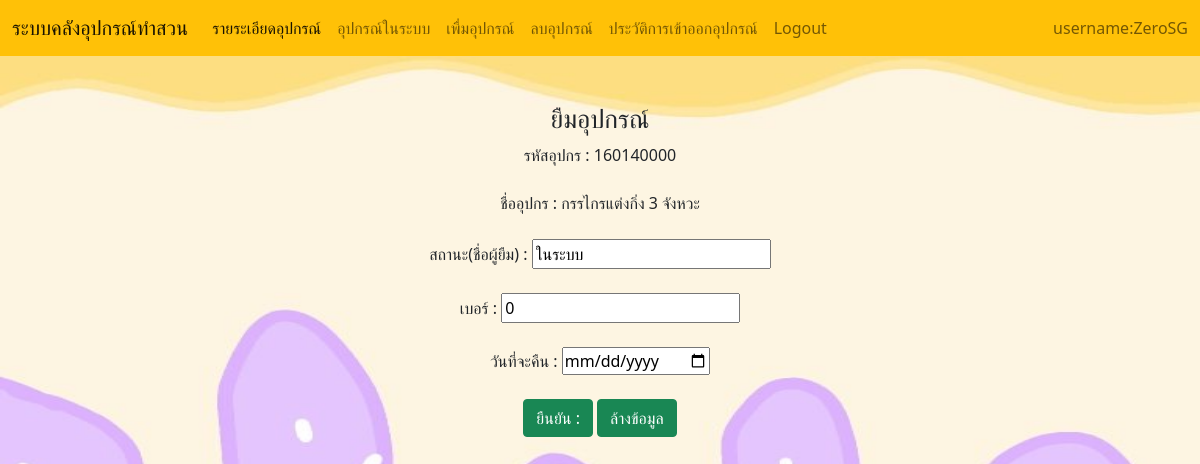
The app's page /lean_form.php?id=160140000 (signed in) with its own data.
### tables this page shows
CREATE TABLE `item_z` (
  `item_id` int(12) NOT NULL,
  `item_name` varchar(50) NOT NULL,
  `item_status` varchar(50) NOT NULL DEFAULT 'ในระบบ',
  `item_count` int(100) NOT NULL DEFAULT 0,
  `number` varchar(20) NOT NULL DEFAULT '0',
  `time_day` date NOT NULL
);

### lean_form.php (the view, shortened to what this page needs)
<!DOCTYPE html>
<html lang="en">
<head>
    <link href="https://cdn.jsdelivr.net/npm/bootstrap@5.0.0-beta2/dist/css/bootstrap.min.css"
    rel="stylesheet"
>
    <link rel="stylesheet" href="st.css">
</head>
<body>
<?php
    require_once("db_item.php");
    $sql = "SELECT * FROM item_z WHERE item_id ='{$_GET['id']}'";
    $result = $conn->query($sql);
    if ($result->num_rows > 0) {
       $row = $result->fetch_assoc();
    }
 ?>
<nav class="navbar navbar-expand-lg navbar-light bg-warning">
  <div class="container-fluid">
    <a class="navbar-brand" href="index1.php">ระบบคลังอุปกรณ์ทำสวน</a>
    <div class="collapse navbar-collapse" id="navbarText">
      <ul class="navbar-nav me-auto mb-2 mb-lg-0">
        <li class="nav-item">
          <a class="nav-link active" aria-current="page" href="search.php">รายระเอียดอุปกรณ์</a>
        </li>
        <li class="nav-item">
          <a class="nav-link" href="item.php">อุปกรณ์ในระบบ</a>
        </li>
        <li class="nav-item">
          <a class="nav-link" href="add.php">เพื่มอุปกรณ์</a>
        </li>
        <li class="nav-item">
          <a class="nav-link" href="delete.php">ลบอุปกรณ์</a>
        </li>
        <li class="nav-item">
          <a class="nav-link" href="#">ประวัติการเข้าออกอุปกรณ์</a>
        </li>
        <li class="nav-item">
        <?php if (isset($_SESSION['username'])) : ?>
            <a class="nav-link" href="index1.php?logout='1'" >Logout</a>
        <?php endif ?>
        </li>
      </ul>
      <span class="navbar-text">
      username:<?php echo $_SESSION['username']; ?>
      </span>
    </div>
  </div>
</nav>
<br>
<div align="center">
<article>
          <br>
         <h1 style="text-align:center;font-size:160%;">ยืมอุปกรณ์</h1>
                <div class="m" style="text-align:center;">
                <form action="lean_db.php" method="post">
    <label for="item_id">รหัสอุปกร : </label>
    <?php echo $row['item_id']; ?>
    <br><br>
    <label for="item_name">ชื่ออุปกร : </label>
    <?php echo $row['item_name']; ?>
    <br><br>
    <label for="item_status">สถานะ(ชื่อผู้ยืม) : </label>
    <input type="text" name="item_status" id="item_status" value="<?php echo $row['item_status'] ?>">
    <br><br>
    <label for="number">เบอร์ : </label>
    <input type="text" name="number" id="number" value="<?php echo $row['number'] ?>">
    <br><br>
    <label for="time_day">วันที่จะคืน : </label>
    <input type="date" name="time_day" id="time_day" value="<?php echo $row['time_day'] ?>">
    <br><br>
    <button type="submit"class="btn btn-success">ยืนยัน : </button>
    <button type="reset"class="btn btn-success">ล้างข้อมูล</button>
</form>
                </div>
        </article>
</div>
</body>
</html>

### st.css (style rules this page uses)
body { background-image: url(img/2.jpg); background-size: 100% 110%; background-attachment: fixed; }

### records on screen
item_z: item_id "160140000", item_name "กรรไกรแต่งกิ่ง 3 จังหวะ", item_status "ในระบบ", number "0"

### other values on screen
$_SESSION['username'] "ZeroSG"
